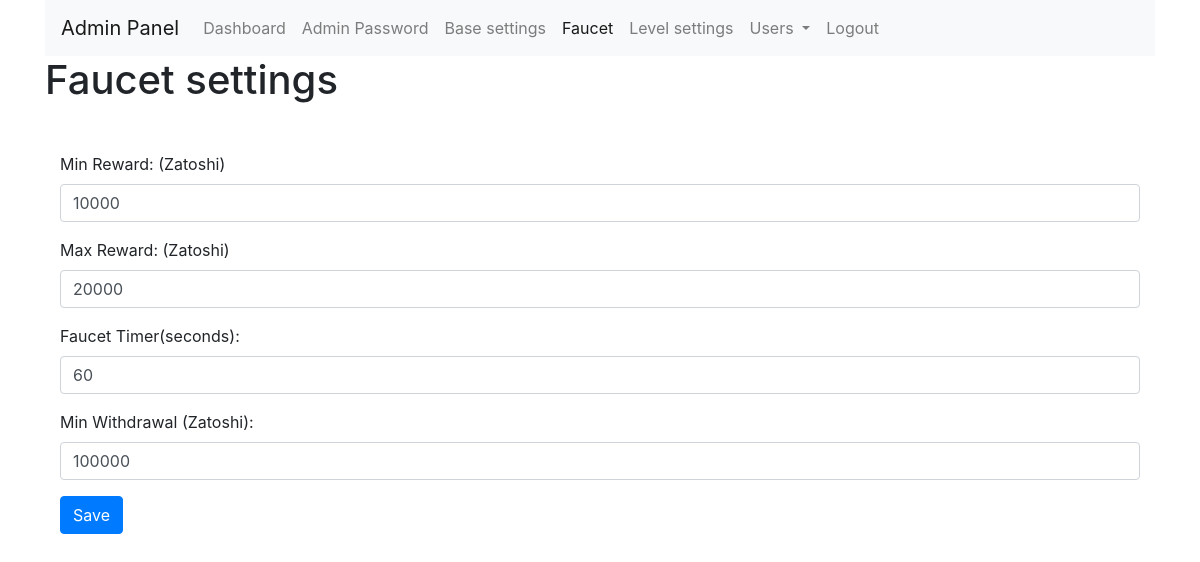
Screenshot of /admin.php?page=faucet (signed in) with the database file from the repository.
### tables this page shows
CREATE TABLE IF NOT EXISTS `settings` (
`id` int(32) UNSIGNED NOT NULL AUTO_INCREMENT,
  `name` varchar(50) NOT NULL,
  `value` varchar(400) NOT NULL,
  PRIMARY KEY (`id`)
);

### admin.php (the view, shortened to what this page needs)
<?php
include("includes/config.php");
?>
<!DOCTYPE html>
<html lang="en">
<head>
    <link rel="stylesheet" href="https://maxcdn.bootstrapcdn.com/bootstrap/4.5.2/css/bootstrap.min.css">
	<link rel="stylesheet" href="https://code.jquery.com/ui/1.12.1/themes/base/jquery-ui.css">
    <link rel="stylesheet" href="https://maxcdn.bootstrapcdn.com/bootstrap/4.5.2/css/bootstrap.min.css">
	<link rel="stylesheet" href="https://code.jquery.com/ui/1.12.1/themes/base/jquery-ui.css">
</head>
<body>
<?php
if (!isset($_SESSION['admin_username'])) {
?>
    <div class="container mt-5">
        <div class="row justify-content-center">
            <div class="col-md-6">
                <div class="card">
                    <div class="card-header">Admin Login</div>
                    <div class="card-body">
                        <form method="post" action="">
                            <div class="form-group">
                                <label for="username">Admin username:</label>
                                <input type="text" class="form-control" id="username" name="username" required>
                            </div>
                            <div class="form-group">
                                <label for="password">Password:</label>
                                <input type="password" class="form-control" id="password" name="password" required>
                            </div>
                            <?php if(isset($login_error)) { ?>
                                <div class="alert alert-danger" role="alert">
                                    <?php echo $login_error; ?>
                                </div>
                            <?php } ?>
                            <button type="submit" class="btn btn-primary">Login</button>
                        </form>
                    </div>
                </div>
            </div>
        </div>
    </div>
<?php
} else {
    $page = isset($_GET['page']) ? $_GET['page'] : 'dashboard';
?>
<div class="container">
    <nav class="navbar navbar-expand-lg navbar-light bg-light">
        <a class="navbar-brand" href="#">Admin Panel</a>
        <div class="collapse navbar-collapse" id="navbarNav">
            <ul class="navbar-nav">
                <li class="nav-item <?php echo ($page == 'dashboard') ? 'active' : ''; ?>">
                    <a class="nav-link" href="admin.php?page=dashboard">Dashboard</a>
                </li>
			    <li class="nav-item <?php echo ($page == 'passch') ? 'active' : ''; ?>">
                    <a class="nav-link" href="admin.php?page=passch">Admin Password</a>
                </li>
                <li class="nav-item <?php echo ($page == 'basesettings') ? 'active' : ''; ?>">
                    <a class="nav-link" href="admin.php?page=basesettings">Base settings</a>
                </li>
				<li class="nav-item <?php echo ($page == 'faucet') ? 'active' : ''; ?>">
                    <a class="nav-link" href="admin.php?page=faucet">Faucet</a>
                </li>
				<li class="nav-item <?php echo ($page == 'level_system') ? 'active' : ''; ?>">
                    <a class="nav-link" href="admin.php?page=level_system">Level settings</a>
                </li>
                <li class="nav-item dropdown">
                <a class="nav-link dropdown-toggle" href="#" id="navbarDropdown" role="button" data-toggle="dropdown" aria-haspopup="true" aria-expanded="false">
                    Users
                </a>
				</li>
				<li class="nav-item <?php echo ($page == 'logout') ? '' : ''; ?>">
                    <a class="nav-link" href="admin.php?page=logout">Logout</a>
                </li>
            </ul>
        </div>
    </nav>
    <?php
    switch ($page) {
?>
<?php
		case 'faucet':
            echo "<h1>Faucet settings</h1>";
$getMinReward = $mysqli->query("SELECT value FROM settings WHERE name = 'min_reward' LIMIT 1")->fetch_assoc()['value'];
$getMaxReward = $mysqli->query("SELECT value FROM settings WHERE name = 'max_reward' LIMIT 1")->fetch_assoc()['value'];
$getTimer = $mysqli->query("SELECT value FROM settings WHERE name = 'timer' LIMIT 1")->fetch_assoc()['value'];
$getMinWithdrawalGateway = $mysqli->query("SELECT value FROM settings WHERE name = 'min_withdrawal_gateway' LIMIT 1")->fetch_assoc()['value'];
?>
<div class="container mt-5">
     <form method="post" action="?page=faucet">
        <div class="form-group">
            <label for="min-reward">Min Reward: (Zatoshi)</label>
            <input type="text" class="form-control" id="min-reward" name="min-reward" value="<?php echo $getMinReward; ?>">
        </div>
        <div class="form-group">
            <label for="max-reward">Max Reward: (Zatoshi)</label>
            <input type="text" class="form-control" id="max-reward" name="max-reward" value="<?php echo $getMaxReward; ?>">
        </div>
        <div class="form-group">
            <label for="timer">Faucet Timer(seconds):</label>
            <input type="text" class="form-control" id="timer" name="timer" value="<?php echo $getTimer; ?>">
        </div>
        <div class="form-group">
            <label for="min-withdrawal-gateway">Min Withdrawal (Zatoshi):</label>
            <input type="text" class="form-control" id="min-withdrawal-gateway" name="min-withdrawal-gateway" value="<?php echo $getMinWithdrawalGateway; ?>">
        </div>
        <button type="submit" class="btn btn-primary">Save</button>
    </form>
</div>
<?php
            break;
?>
    <?php
    }
}
 ?>
</div>
</body>
</html>

### rows the page displays
settings: min-reward "10000"
settings: max-reward "20000"
settings: timer "60"
settings: min-withdrawal-gateway "100000"
